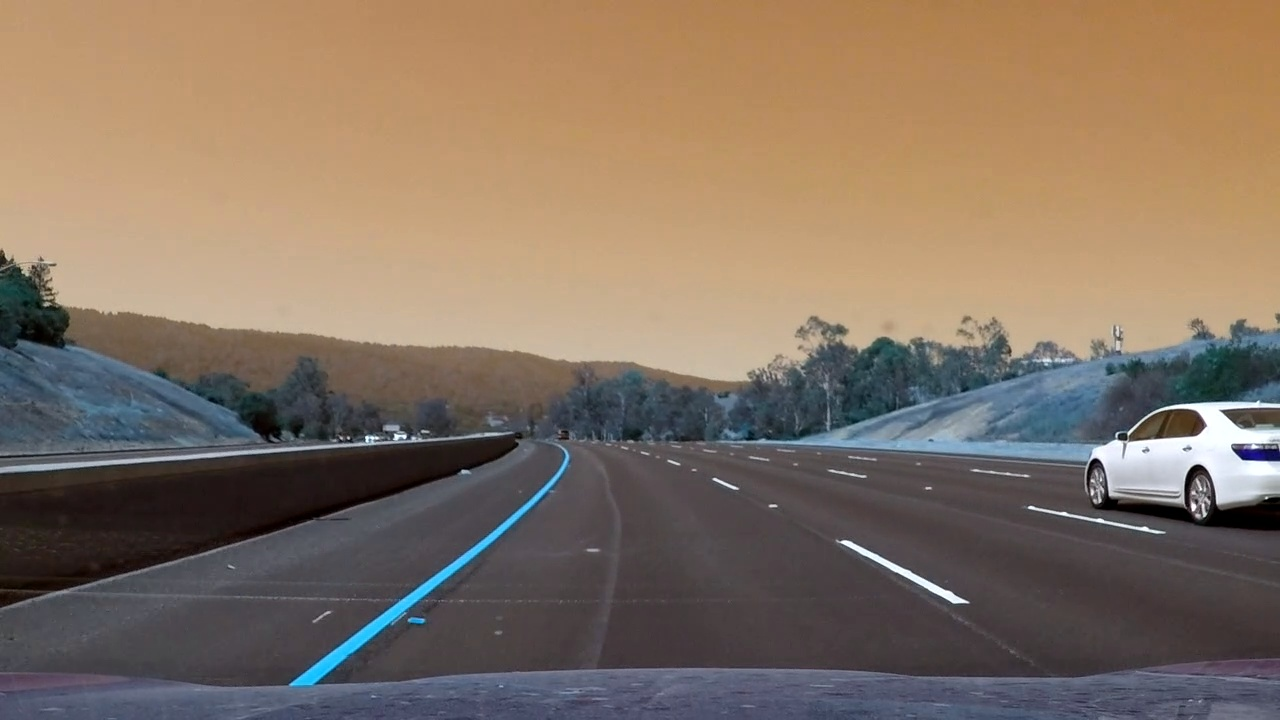
#> input picture test_images/0191_original.jpg, 1280 x 720 px
$ python -i helpers.py   (imports and definitions only)   (older library calls are emulated)
#> lines starting #> are read from the running program, lines starting #| are printed output that depends on the picture

import numpy as np
import cv2

# [25 lines left out: function abs_sobel_thresh, not called in this run]

def mag_thresh(img, sobel_kernel=3, mag_thresh=(0, 255)):
    """Calculates the magnitude of gradient"""
#> called with sobel_kernel = 3, mag_thresh = (0, 255)

    assert(sobel_kernel > 1 and sobel_kernel % 2 == 1)

    # Apply the following steps to img
    # 1) Convert to grayscale
    gray = cv2.cvtColor(img, cv2.COLOR_RGB2GRAY)
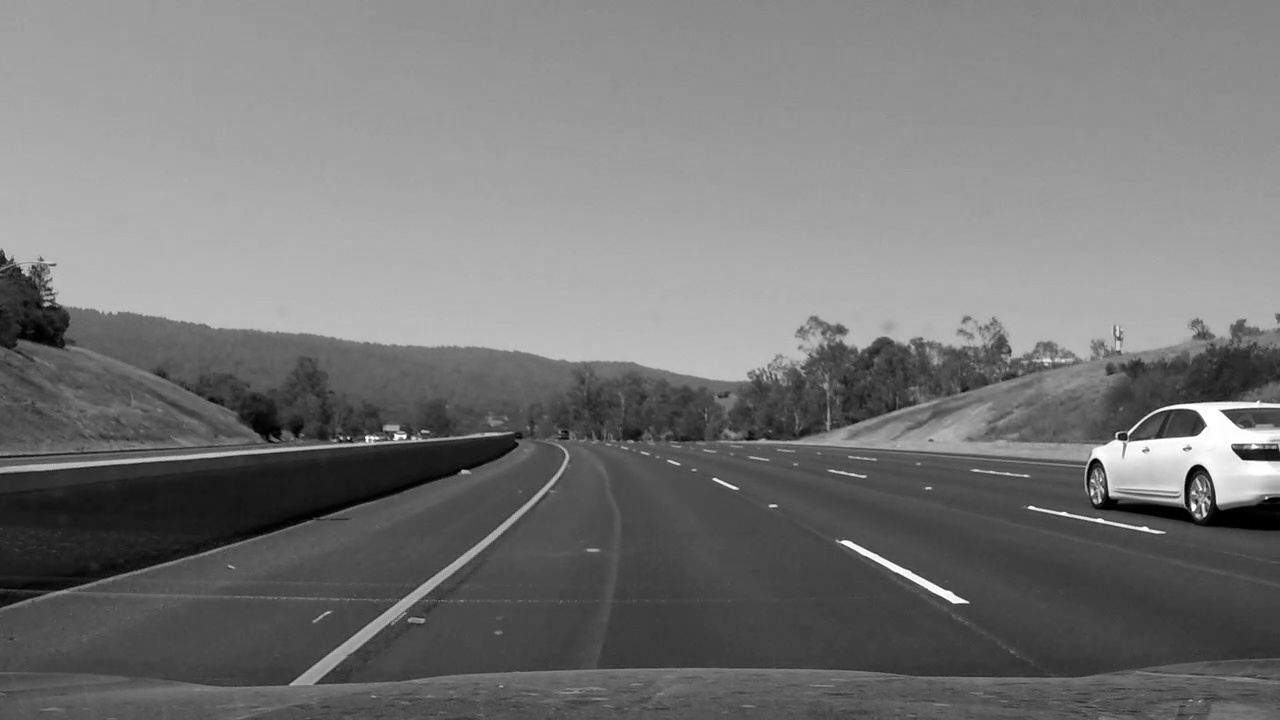
#> gray: shape (720, 1280); min 0, max 255, mean 118.2

    # 2) Take the gradient in x and y separately
    sobelx = cv2.Sobel(gray, cv2.CV_64F, 1, 0, ksize=sobel_kernel)
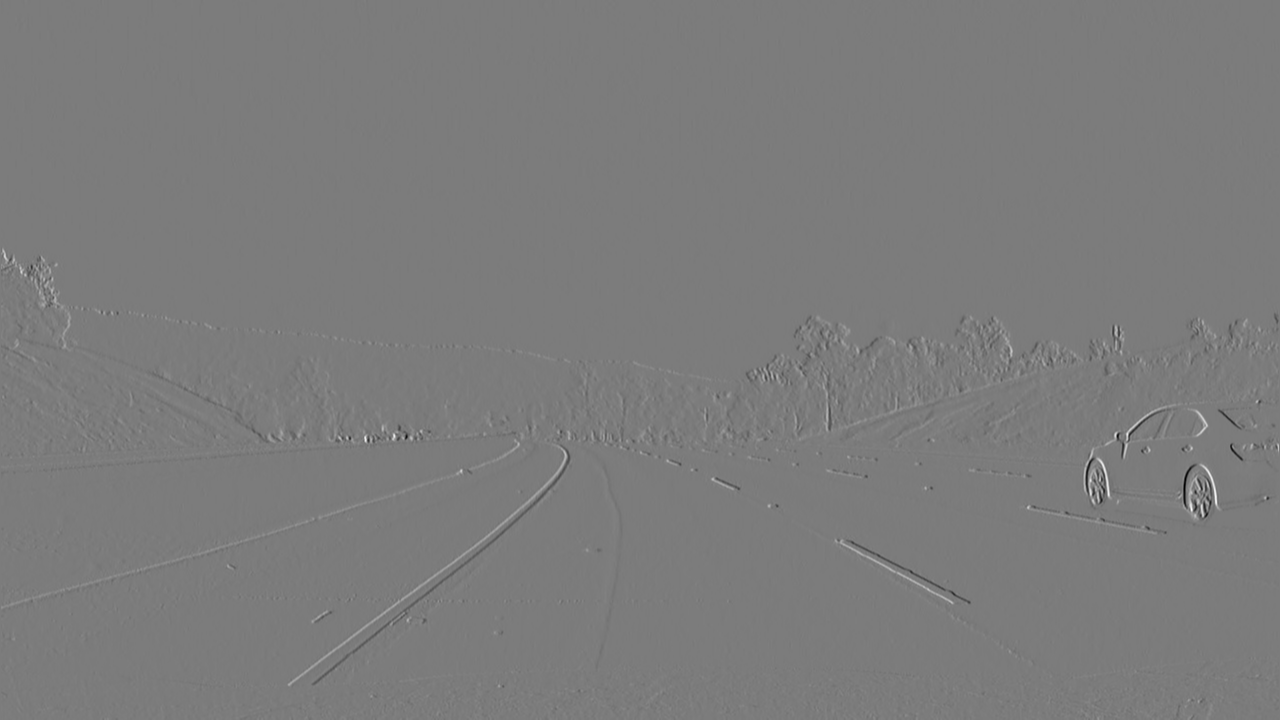
#> sobelx: shape (720, 1280) float64; min -805, max 849, mean 0.1; drawn with min black and max white
    sobely = cv2.Sobel(gray, cv2.CV_64F, 0, 1, ksize=sobel_kernel)

    # 3) Calculate the magnitude
    mag_sobel = np.sqrt(sobelx**2 + sobely**2)
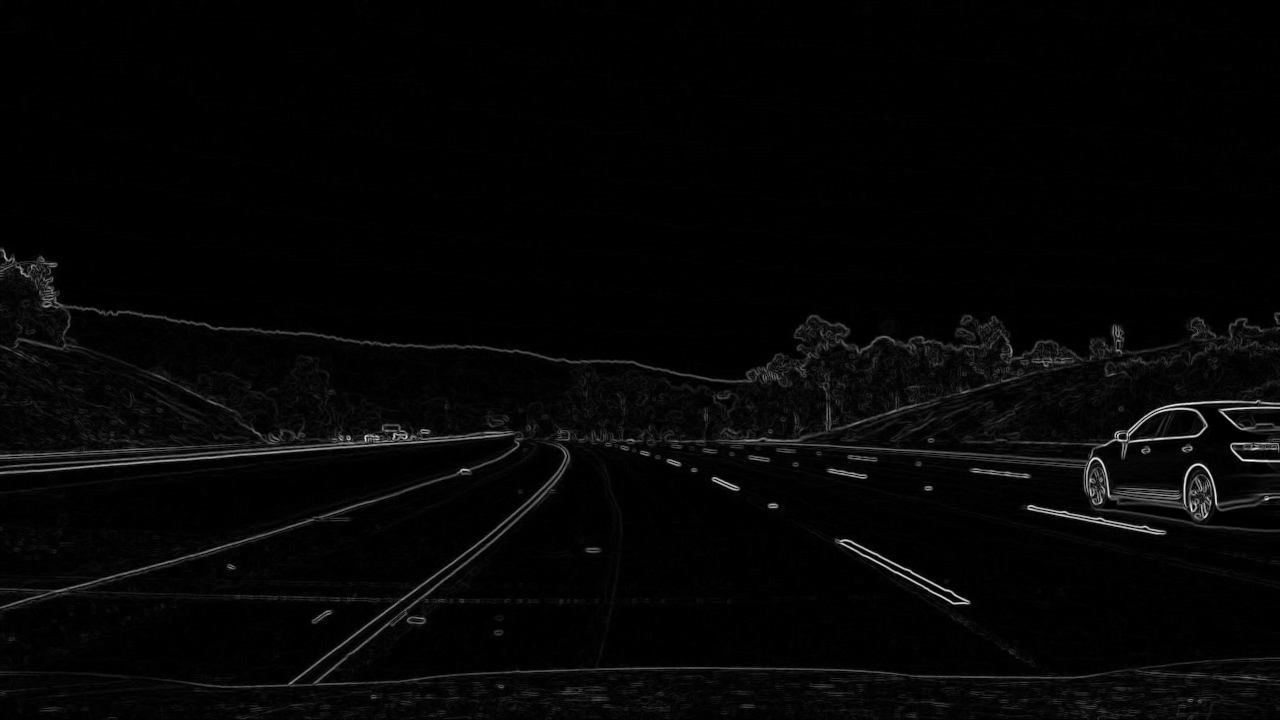
#> mag_sobel: shape (720, 1280) float64; min 0, max 897, mean 20; drawn with min black and max white

    # 4) Scale to 8-bit (0 - 255) and convert to type = np.uint8
    scale_sobel = np.uint8(255*mag_sobel/np.max(mag_sobel))

    # 5) Create a binary mask where mag thresholds are met
    binary = np.zeros_like(scale_sobel)
    binary[(scale_sobel >= mag_thresh[0]) & (scale_sobel <= mag_thresh[1])] = 1

    # 6) Return this mask as your binary_output image
    return binary

# [26 lines left out: function dir_threshold, not called in this run]

>>> import cv2
>>> picture = cv2.cvtColor(cv2.imread('test_images/0191_original.jpg'), cv2.COLOR_BGR2RGB)
>>> result = mag_thresh(picture)
#> result: shape (720, 1280); every value is 1

$ run again, on test_images/0521_original.jpg
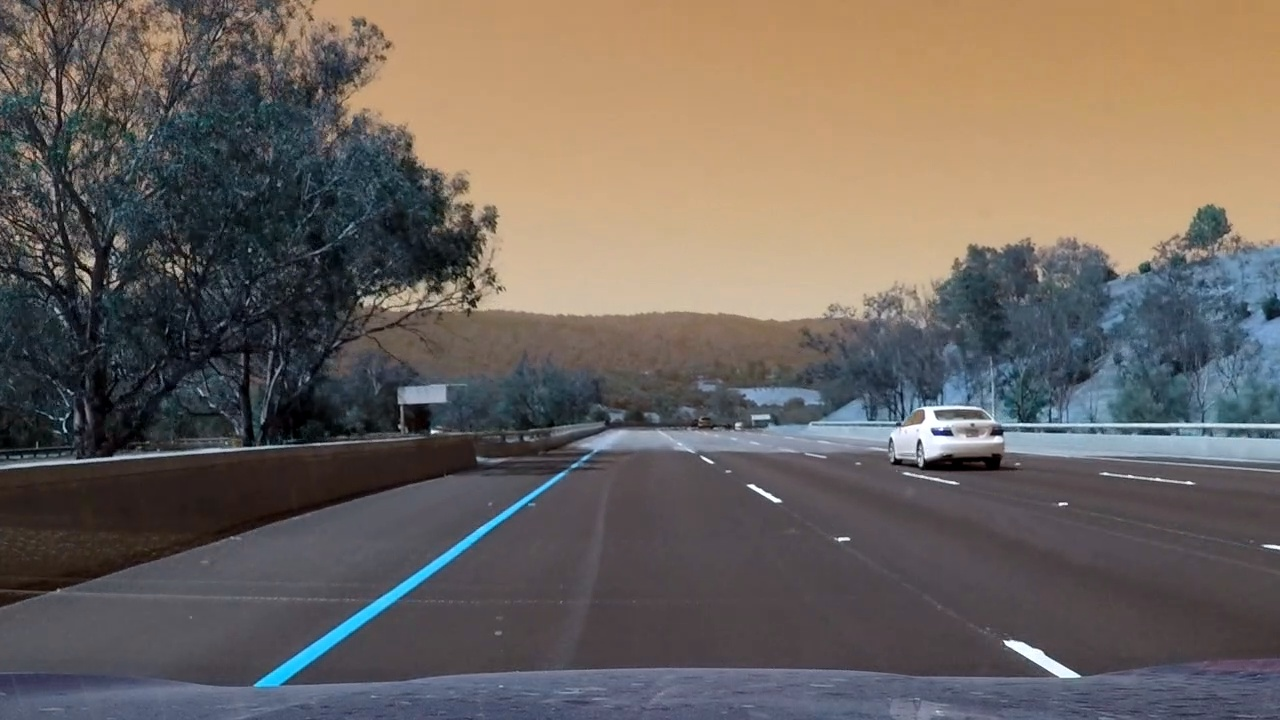
#> input picture test_images/0521_original.jpg, 1280 x 720 px
#> in mag_thresh, `sobely = cv2.Sobel(gray, cv2.CV_64F, 0, 1, ksize=sobel_kernel)`:
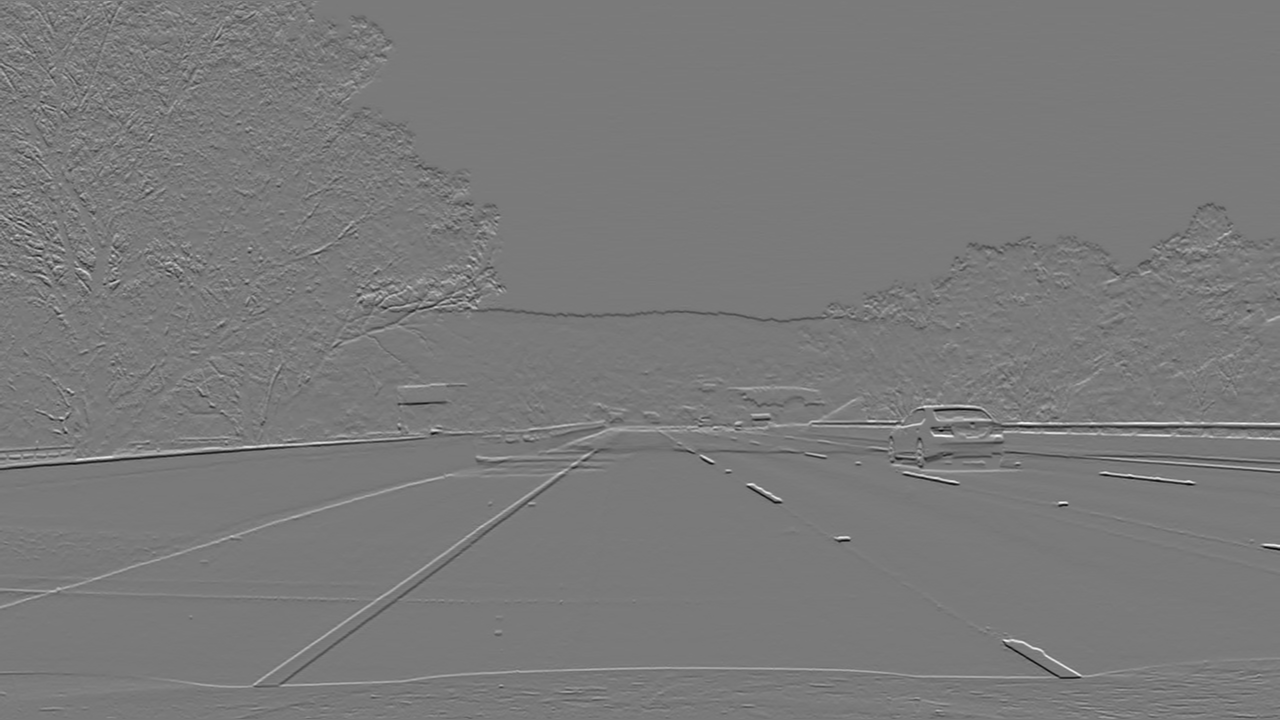
#> sobely: shape (720, 1280) float64; min -734, max 796, mean -0.5; drawn with min black and max white
#> in mag_thresh, `mag_sobel = np.sqrt(sobelx**2 + sobely**2)`:
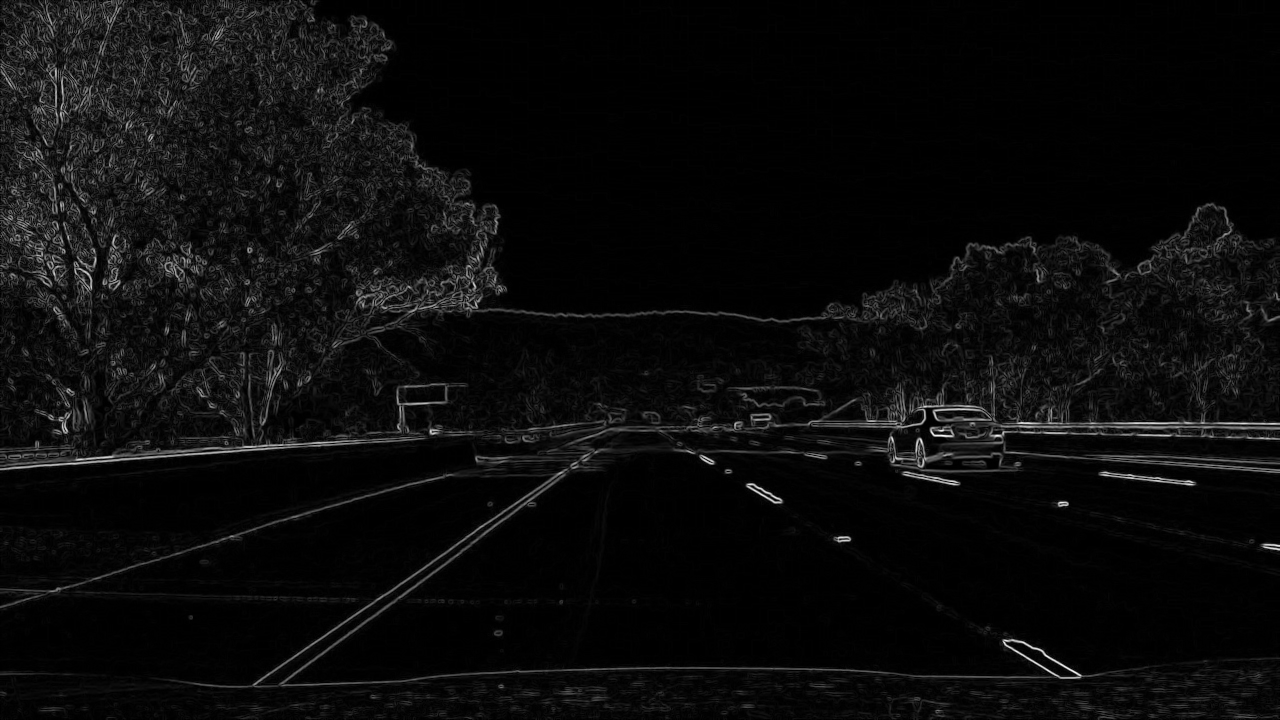
#> mag_sobel: shape (720, 1280) float64; min 0, max 799.8, mean 36.8; drawn with min black and max white
#> result: shape (720, 1280); every value is 1

$ run again, on test_images/0531_original.jpg
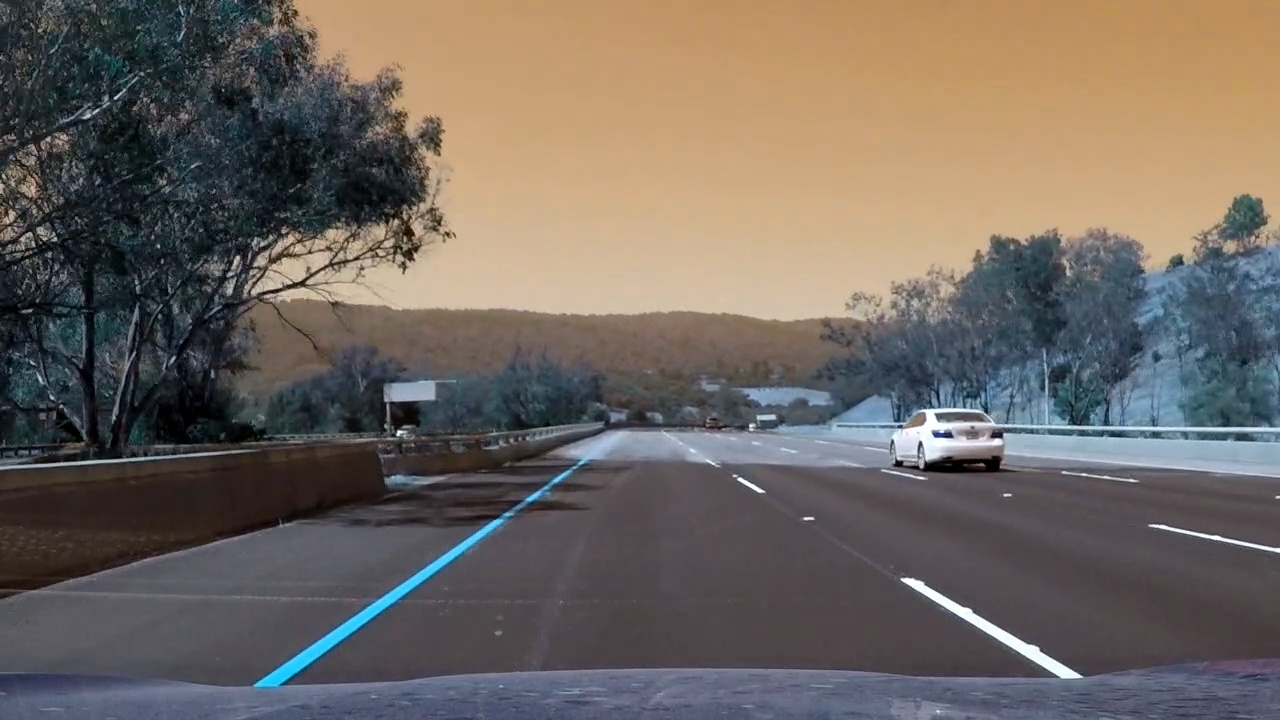
#> input picture test_images/0531_original.jpg, 1280 x 720 px
#> in mag_thresh, `sobely = cv2.Sobel(gray, cv2.CV_64F, 0, 1, ksize=sobel_kernel)`:
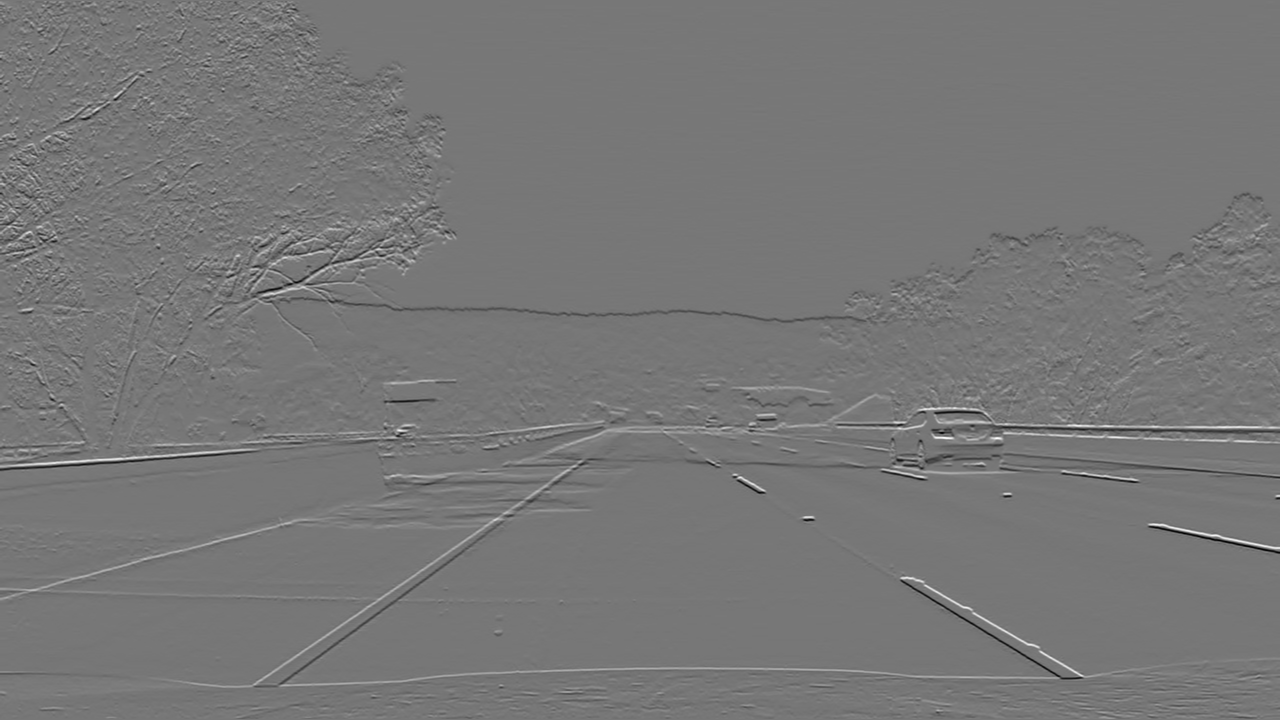
#> sobely: shape (720, 1280) float64; min -714, max 810, mean -0.5; drawn with min black and max white
#> in mag_thresh, `mag_sobel = np.sqrt(sobelx**2 + sobely**2)`:
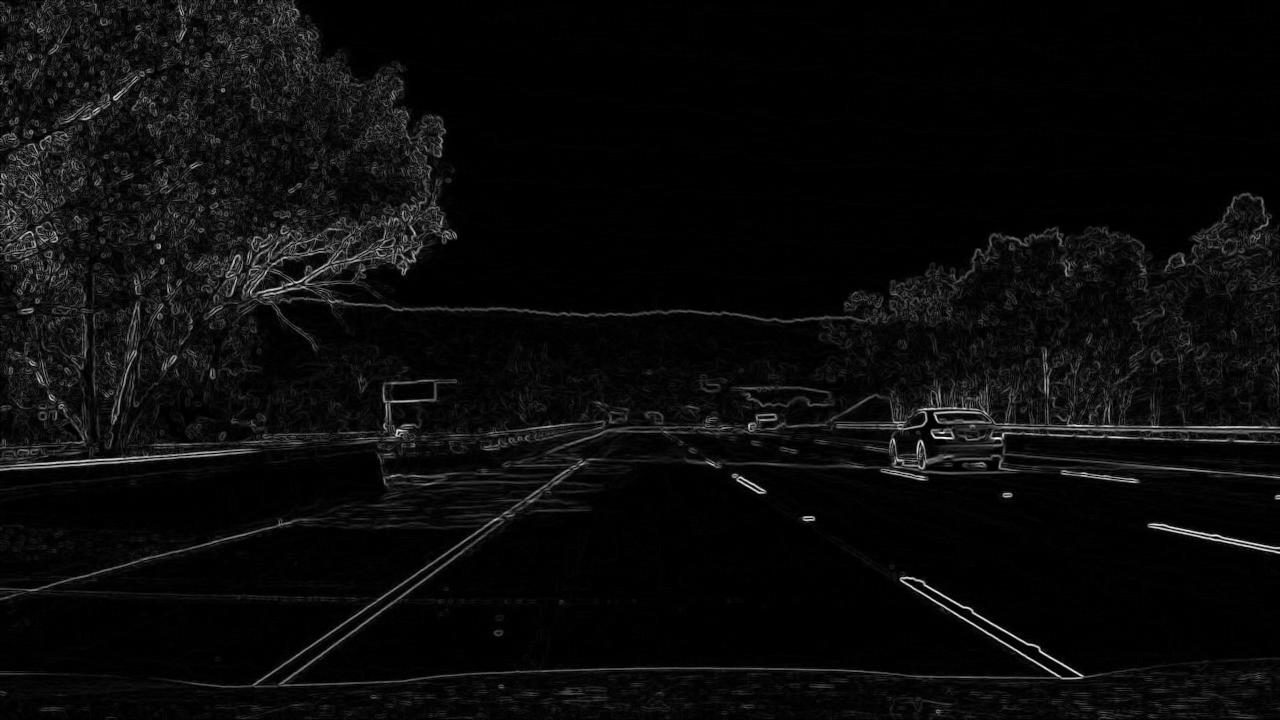
#> mag_sobel: shape (720, 1280) float64; min 0, max 814.6, mean 35.7; drawn with min black and max white
#> result: shape (720, 1280); every value is 1
